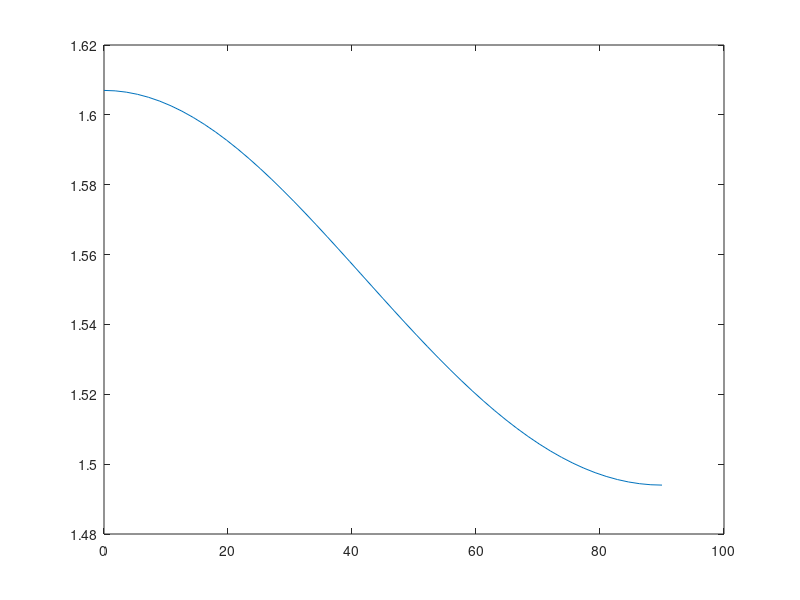

This chart was generated by the following MATLAB code:
clear all;

ne0=1.607;
no=1.494;

theta=0:pi/100:pi/2;

ne=ne0*no./((ne0^2)*(sin(theta).^2)+(no^2)*(cos(theta).^2)).^0.5;

plot(theta/pi*180,ne);